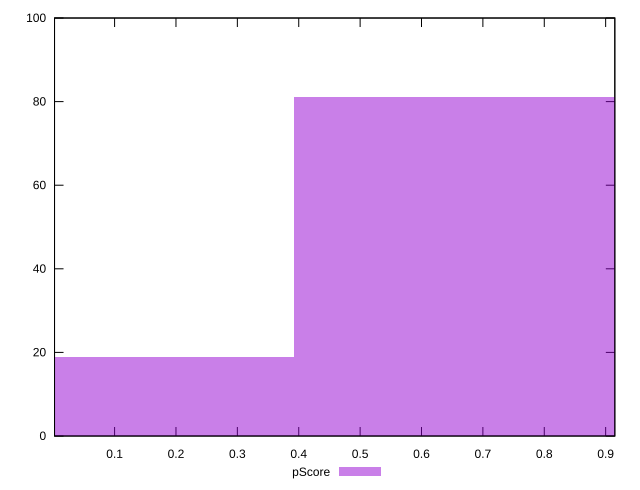

Recreate this plot in gnuplot.
reset

$pScore <<EOF
0.7851385942167113 81
0 19
EOF

set key outside below
set boxwidth 0.7851385942167113
set xrange [0.0021553654909889364:0.9149397439179574]
set yrange [0:100]
set trange [0:100]
set style fill transparent solid 0.5 noborder
set terminal svg size 640, 490 enhanced background rgb 'white'
set output "reports/report_00028_2021-02-24T12-49-42.674Z/cumulative-layout-shift/samples/astro/pScore/histogram.svg"

plot $pScore title "pScore" with boxes

reset
